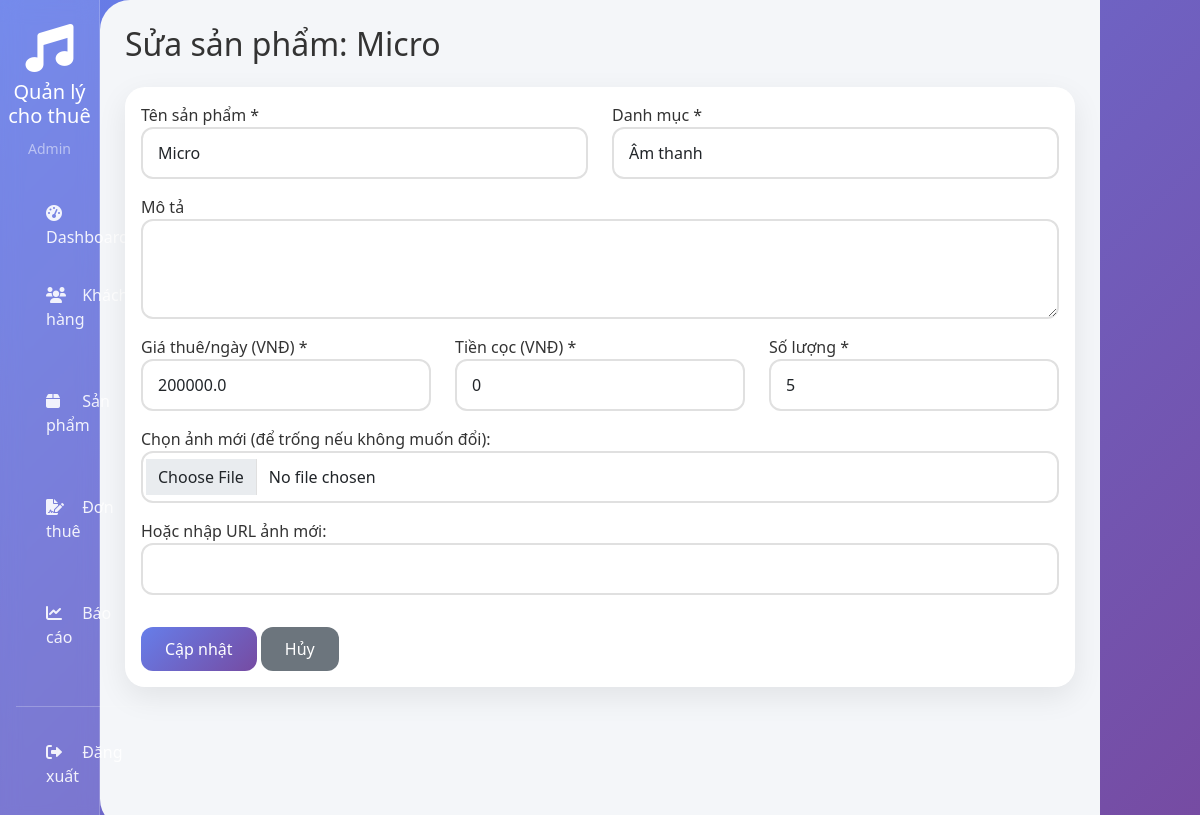
The app's page /edit-product/2 (signed in) with its own data.
### models.py (models this page shows)
class Admin(UserMixin, db.Model):
    id = db.Column(db.Integer, primary_key=True)
    username = db.Column(db.String(80), unique=True, nullable=False)
    password = db.Column(db.String(200), nullable=False)
    email = db.Column(db.String(120), nullable=True)
    fullname = db.Column(db.String(100), nullable=False)
    created_at = db.Column(db.DateTime, default=datetime.utcnow)

class Product(db.Model):
    id = db.Column(db.Integer, primary_key=True)
    name = db.Column(db.String(100), nullable=False)
    category = db.Column(db.String(50), nullable=False)
    description = db.Column(db.Text)
    price_per_day = db.Column(db.Float, nullable=False)
    deposit = db.Column(db.Float, default=0)
    quantity = db.Column(db.Integer, default=1)
    available_quantity = db.Column(db.Integer, default=1)
    image_url = db.Column(db.String(200))
    status = db.Column(db.String(20), default='active')
    created_at = db.Column(db.DateTime, default=datetime.utcnow)

### app.py (the view, shortened to what this page needs)
@app.route('/edit-product/<int:id>', methods=['GET', 'POST'])
@login_required
def edit_product(id):
    product = Product.query.get_or_404(id)
    return render_template('edit_product.html', product=product)

### app.py (called while the page is built)
@login_manager.user_loader
def load_user(user_id):
    return Admin.query.get(int(user_id))

### templates/edit_product.html (shortened to what this page needs)
{% extends "base.html" %}
{% block content %}
<h2 class="mb-4">Sửa sản phẩm: {{ product.name }}</h2>
<div class="card">
    <div class="card-body">
        <form method="POST" enctype="multipart/form-data">
            <div class="row">
                <div class="col-md-6 mb-3">
                    <label>Tên sản phẩm *</label>
                    <input type="text" name="name" class="form-control" value="{{ product.name }}" required>
                </div>
                <div class="col-md-6 mb-3">
                    <label>Danh mục *</label>
                    <input type="text" name="category" class="form-control" value="{{ product.category }}" required>
                </div>
                <div class="col-md-12 mb-3">
                    <label>Mô tả</label>
                    <textarea name="description" rows="3" class="form-control">{{ product.description or '' }}</textarea>
                </div>
                <div class="col-md-4 mb-3">
                    <label>Giá thuê/ngày (VNĐ) *</label>
                    <input type="number" name="price_per_day" class="form-control" value="{{ product.price_per_day }}" required>
                </div>
                <div class="col-md-4 mb-3">
                    <label>Tiền cọc (VNĐ) *</label>
                    <input type="number" name="deposit" class="form-control" value="{{ product.deposit or 0 }}" required>
                </div>
                <div class="col-md-4 mb-3">
                    <label>Số lượng *</label>
                    <input type="number" name="quantity" class="form-control" value="{{ product.quantity }}" required>
                </div>
                <div class="col-md-12 mb-3">
                    <label>Chọn ảnh mới (để trống nếu không muốn đổi):</label>
                    <input type="file" name="image" class="form-control" accept="image/*">
                </div>
                <div class="col-md-12 mb-3">
                    <label>Hoặc nhập URL ảnh mới:</label>
                    <input type="text" name="image_url" class="form-control" value="{{ product.image_url or '' }}">
                </div>
            </div>
            <div class="mt-3">
                <button type="submit" class="btn btn-primary">Cập nhật</button>
                <a href="{{ url_for('products') }}" class="btn btn-secondary">Hủy</a>
            </div>
        </form>
    </div>
</div>
{% endblock %}

### templates/base.html (shortened to what this page needs)
<!DOCTYPE html>
<html lang="vi">
<head>
    <link href="https://cdn.jsdelivr.net/npm/bootstrap@5.1.3/dist/css/bootstrap.min.css" rel="stylesheet">
    <link rel="stylesheet" href="https://cdnjs.cloudflare.com/ajax/libs/font-awesome/6.0.0/css/all.min.css">
    <link rel="stylesheet" href="{{ url_for('static', filename='style.css') }}">
</head>
<body>
    {% if current_user.is_authenticated %}
    <div class="container-fluid p-0">
        <div class="row g-0">
            <div class="col-md-1 sidebar">
                <div class="text-center py-4">
                    <i class="fas fa-music fa-3x text-white mb-2"></i>
                    <h5 class="text-white">Quản lý cho thuê</h5>
                    <small class="text-white-50">{{ current_user.fullname }}</small>
                </div>
                <nav class="nav flex-column px-3">
                    <a class="nav-link" href="{{ url_for('dashboard') }}"><i class="fas fa-tachometer-alt"></i> Dashboard</a>
                    <a class="nav-link" href="{{ url_for('customers') }}"><i class="fas fa-users"></i> Khách hàng</a>
                    <a class="nav-link" href="{{ url_for('products') }}"><i class="fas fa-box"></i> Sản phẩm</a>
                    <a class="nav-link" href="{{ url_for('rentals') }}"><i class="fas fa-file-signature"></i> Đơn thuê</a>
                    <a class="nav-link" href="{{ url_for('reports') }}"><i class="fas fa-chart-line"></i> Báo cáo</a>
                    <hr class="bg-light my-3">
                    <a class="nav-link" href="{{ url_for('logout') }}"><i class="fas fa-sign-out-alt"></i> Đăng xuất</a>
                </nav>
            </div>
            <div class="col-md-10 main-content">
                {% block content %}{% endblock %}
            </div>
        </div>
    </div>
    {% endif %}
</body>
</html>

### static/style.css (style rules this page uses)
:root { --primary: linear-gradient(135deg, #667eea 0%, #764ba2 100%); --primary-dark: #5a67d8; --secondary: linear-gradient(135deg, #f093fb 0%, #f5576c 100%); --success: linear-gradient(135deg, #4facfe 0%, #00f2fe 100%); --warning: linear-gradient(135deg, #fa709a 0%, #fee140 100%); --danger: linear-gradient(135deg, #ff6b6b 0%, #ee5a24 100%); --dark: #2c3e50; --light: #f8f9fa; --gray: #6c757d; }
* { margin: 0; padding: 0; box-sizing: border-box; }
body { font-family: 'Segoe UI', 'Poppins', Tahoma, Geneva, Verdana, sans-serif; background: linear-gradient(135deg, #667eea 0%, #764ba2 100%); min-height: 100vh; color: #333; }
.sidebar { background: rgba(255, 255, 255, 0.1); backdrop-filter: blur(10px); border-right: 1px solid rgba(255, 255, 255, 0.2); transition: all 0.3s; }
.sidebar .nav-link { color: rgba(255, 255, 255, 0.9); padding: 12px 20px; margin: 5px 10px; border-radius: 12px; transition: all 0.3s; font-weight: 500; }
.sidebar .nav-link i { margin-right: 12px; width: 20px; }
.main-content { background: #f4f6f9; min-height: 100vh; border-radius: 30px 0 0 30px; padding: 25px; }
.card { border: none; border-radius: 20px; box-shadow: 0 10px 30px rgba(0,0,0,0.08); transition: all 0.3s; overflow: hidden; }
.btn { border-radius: 12px; padding: 10px 24px; font-weight: 500; transition: all 0.3s; border: none; }
.btn-primary { background: var(--primary); color: white; }
.form-control, .form-select { border-radius: 12px; border: 2px solid #e0e0e0; padding: 12px 15px; transition: all 0.3s; }

### records on screen
Admin: fullname "Admin"
Product: name "Micro", category "Âm thanh", price_per_day "200000.0", deposit "0", quantity "5"
